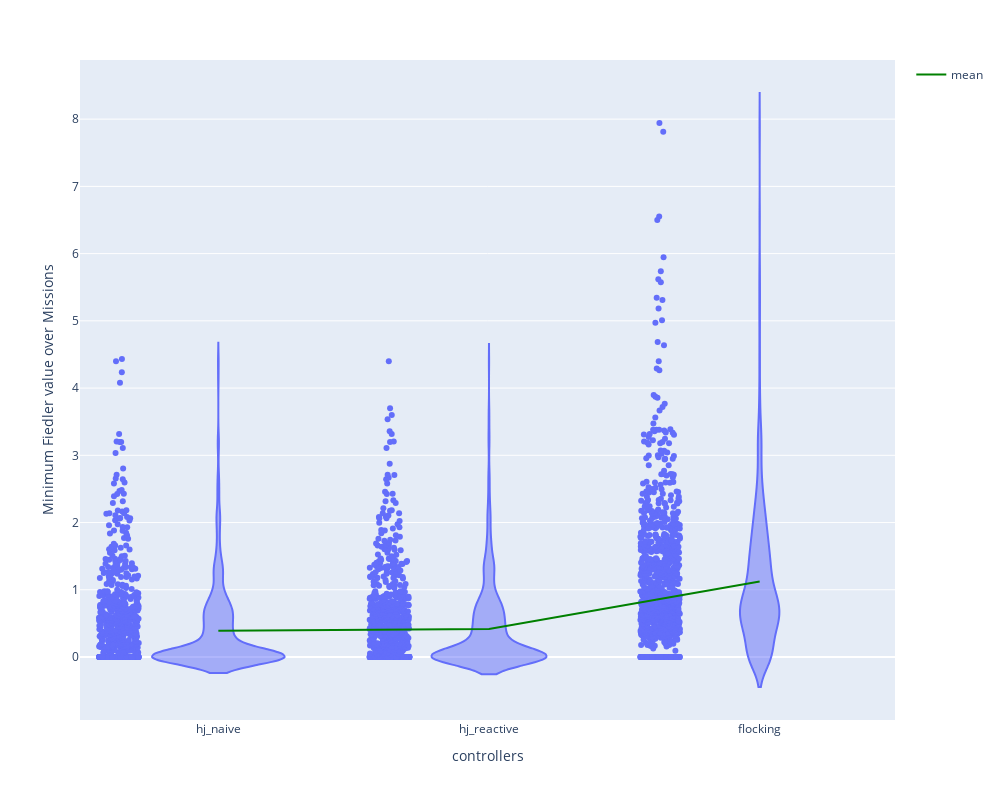

This figure's notebook cell:
### Code cell
fiedler_dict = {"hj_naive": np.abs(metrics_hj_naive["fiedler_min"]),
                      "hj_reactive": np.abs(metrics_hj_reactive["fiedler_min"]),
                      "flocking": np.abs(metrics_hj_flocking["fiedler_min"])}
beta_index_avg_df = pd.DataFrame(fiedler_dict)
fig_beta = px.violin(beta_index_avg_df, points="all")
mean_trace = go.Scatter(
    x=beta_index_avg_df.columns,
    y=beta_index_avg_df.mean(),
    mode='lines',
    line=dict(color='green', width=2),
    showlegend=True,
    name="mean"
)
fig_beta.add_trace(mean_trace)
#Add custom x and y labels
fig_beta.update_layout(
    xaxis_title="controllers",
    yaxis_title="Minimum Fiedler value over Missions",
    height=800,
    width=1000
)
# fig_beta.update_layout(
#     xaxis_title="controllers",
#     yaxis_title="Minimum Fiedler value over Missions",
#     height=800,
#     width=1000,
#     yaxis=dict(
#         type='log',
#         #dtick=0.2,
#         tickvals=[1,2],
#         ticktext=['0','1' ],
#         range=[0,2]
#         # showexponent='none'
#     )
# )
fig_beta.show()

### Figure 1 — Plotly figure (JSON) as saved in the notebook; plotly's stock layout.template omitted (floating-point values rounded to 4 significant figures; data arrays with more than 128 entries replaced by an {"elided": "..."} marker saying what was removed)
{"data": [{"alignmentgroup": "True", "box": {"visible": false}, "hovertemplate": "variable=%{x}<br>value=%{y}<extra></extra>", "legendgroup": "", "marker": {"color": "#636efa"}, "name": "", "offsetgroup": "", "orientation": "v", "points": "all", "scalegroup": "True", "showlegend": false, "type": "violin", "x": {"elided": "2931 str values"}, "x0": " ", "xaxis": "x", "y": {"elided": "2931 float values"}, "y0": " ", "yaxis": "y"}, {"line": {"color": "green", "width": 2}, "mode": "lines", "name": "mean", "showlegend": true, "type": "scatter", "x": ["hj_naive", "hj_reactive", "flocking"], "y": [0.3893, 0.4172, 1.122]}], "layout": {"height": 800, "legend": {"tracegroupgap": 0}, "margin": {"t": 60}, "violinmode": "group", "width": 1000, "xaxis": {"anchor": "y", "domain": [0, 1], "title": {"text": "controllers"}}, "yaxis": {"anchor": "x", "domain": [0, 1], "title": {"text": "Minimum Fiedler value over Missions"}}}}
